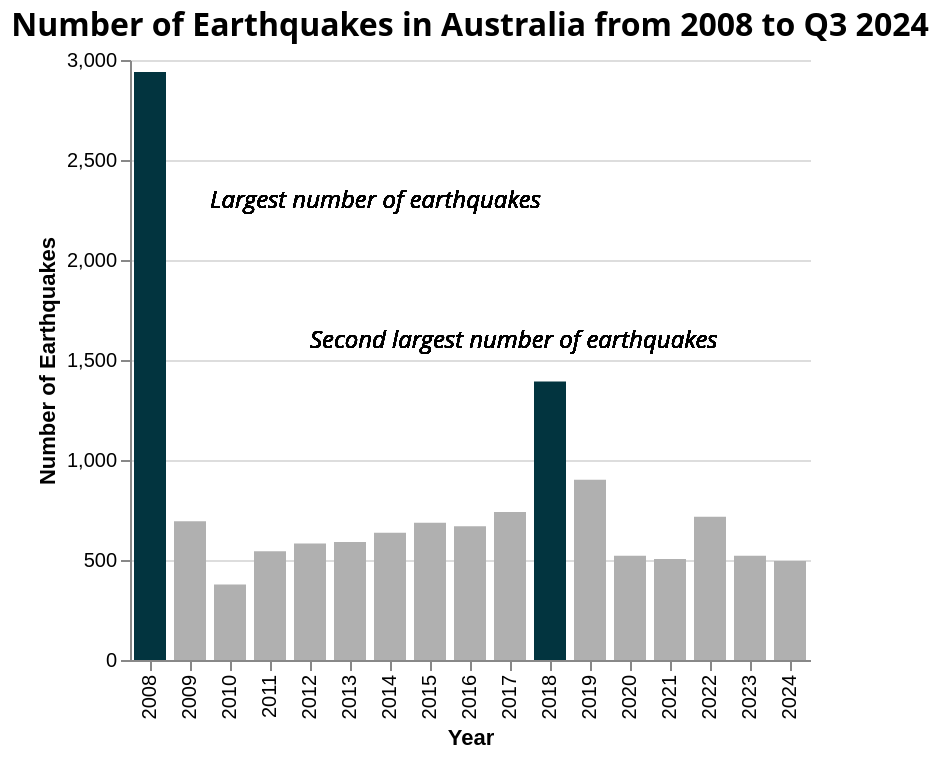

Here is the Vega-Lite specification saved for this chart:
### Vega-Lite specification from a JSON file in a GitHub repository (floating-point values rounded to 4 significant figures)
{"$schema": "https://vega.github.io/schema/vega-lite/v5.json", "background": "transparent", "title": {"text": "Number of Earthquakes in Australia from 2008 to Q3 2024", "fontSize": 16, "anchor": "middle", "align": "center", "font": "Open Sans, sans-serif"}, "data": {"values": [{"Year": "2008", "Number of Earthquakes": 2940}, {"Year": "2009", "Number of Earthquakes": 694}, {"Year": "2010", "Number of Earthquakes": 378}, {"Year": "2011", "Number of Earthquakes": 544}, {"Year": "2012", "Number of Earthquakes": 582}, {"Year": "2013", "Number of Earthquakes": 590}, {"Year": "2014", "Number of Earthquakes": 636}, {"Year": "2015", "Number of Earthquakes": 686}, {"Year": "2016", "Number of Earthquakes": 669}, {"Year": "2017", "Number of Earthquakes": 740}, {"Year": "2018", "Number of Earthquakes": 1392}, {"Year": "2019", "Number of Earthquakes": 901}, {"Year": "2020", "Number of Earthquakes": 521}, {"Year": "2021", "Number of Earthquakes": 505}, {"Year": "2022", "Number of Earthquakes": 716}, {"Year": "2023", "Number of Earthquakes": 521}, {"Year": "2024", "Number of Earthquakes": 495}]}, "layer": [{"mark": {"type": "bar", "stroke": null, "cursor": "pointer"}, "encoding": {"x": {"field": "Year", "type": "ordinal"}, "y": {"field": "Number of Earthquakes", "type": "quantitative"}, "fill": {"condition": {"test": "datum.Year === '2008' || datum.Year === '2018'", "value": "#02343F"}, "value": "#B0B0B0"}, "tooltip": [{"field": "Year", "type": "ordinal"}, {"field": "Number of Earthquakes", "type": "quantitative", "title": "Total Number of Earthquakes"}]}}, {"mark": {"type": "text", "align": "left", "baseline": "middle", "dx": -130, "dy": -80, "fontSize": 12, "fontStyle": "italic", "font": "Open Sans, sans-serif"}, "encoding": {"text": {"value": "Largest number of earthquakes"}, "color": {"value": "black"}}}, {"mark": {"type": "text", "align": "left", "baseline": "middle", "dx": -80, "dy": -10, "fontSize": 12, "fontStyle": "italic", "font": "Open Sans, sans-serif"}, "encoding": {"text": {"value": "Second largest number of earthquakes"}, "color": {"value": "black"}}}], "config": {"view": {"stroke": null}, "scale": {"bandPaddingInner": 0.2, "font": "Open Sans, sans-serif"}}}
